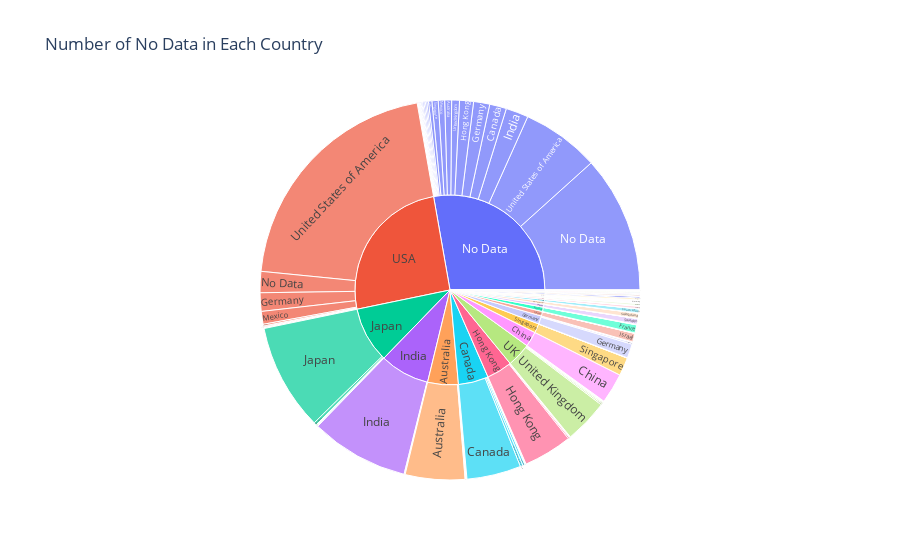

The notebook cell this image was saved under:
### Code cell
fig3 = px.sunburst(meta_df3, path = ['EOD_Country', 'Origin_Country_x'], values = 'Count', title='Number of No Data in Each Country')
fig3.show()

### Figure 1 — Plotly figure (JSON) as saved in the notebook; plotly's stock layout.template omitted (floating-point values rounded to 4 significant figures; data arrays with more than 128 entries replaced by an {"elided": "..."} marker saying what was removed)
{"data": [{"branchvalues": "total", "domain": {"x": [0, 1], "y": [0, 1]}, "hovertemplate": "labels=%{label}<br>Count=%{value}<br>parent=%{parent}<br>id=%{id}<extra></extra>", "ids": {"elided": "197 str values"}, "labels": {"elided": "197 str values"}, "name": "", "parents": {"elided": "197 str values"}, "type": "sunburst", "values": {"elided": "197 int values"}}], "layout": {"legend": {"tracegroupgap": 0}, "title": {"text": "Number of No Data in Each Country"}}}
